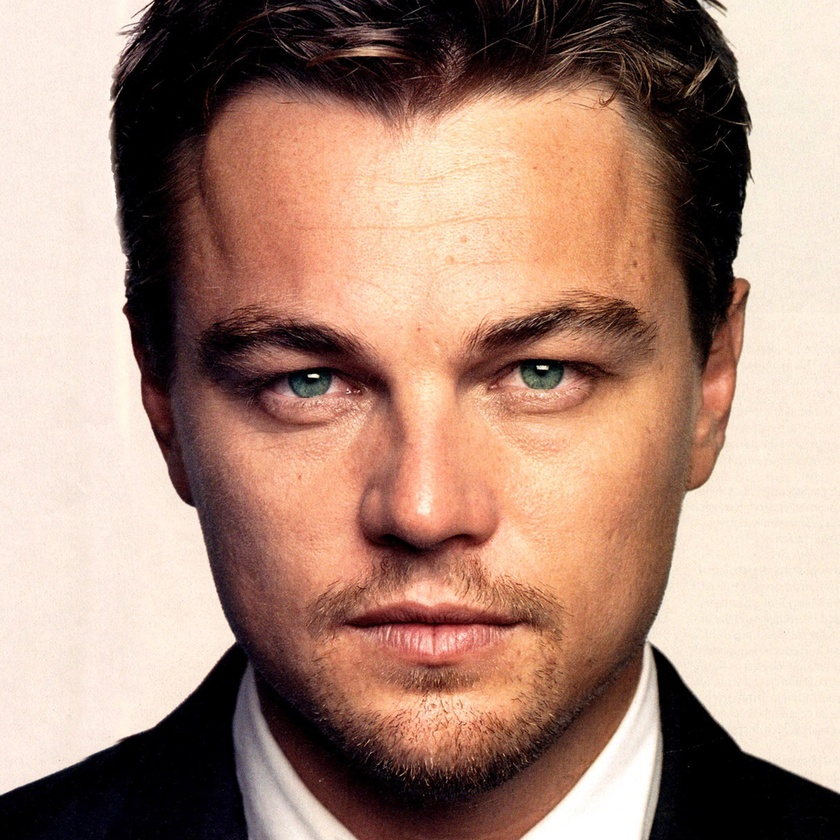
#> input picture test.jpg, 840 x 840 px, shrunk from 2448 x 2448 before the run
$ python opencv_haar_cascade_detection.py
#> lines starting #> are read from the running program, lines starting #| are printed output that depends on the picture; after the words box and inside, x2 and y2 are one past the last pixel; in counts of white or black regions, pixels touching at a corner belong together
import numpy as np
import cv2
import os
from matplotlib import pyplot as plt

face_cascade = cv2.CascadeClassifier('haarcascade_frontalface_default.xml')
eye_cascade = cv2.CascadeClassifier('haarcascade_eye.xml')

img = cv2.imread('test.jpg')
#> img is the input picture: shape (840, 840, 3); mean B, G, R 121.6, 137.2, 169.8
# img = cv2.imread('multiple_faces.jpg')
gray = cv2.cvtColor(img, cv2.COLOR_BGR2GRAY)
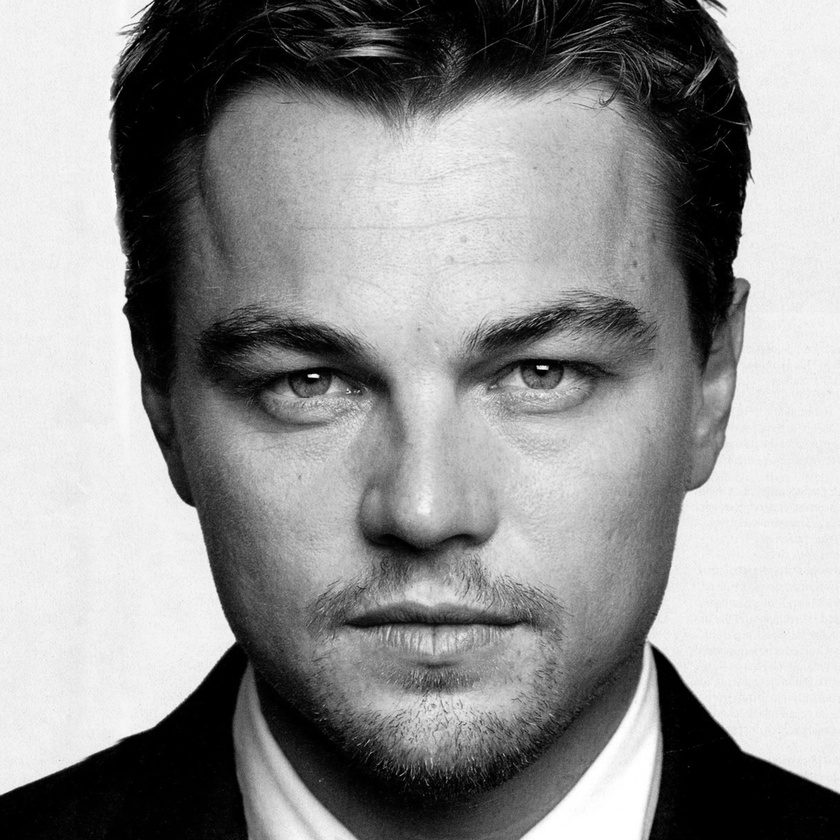
#> gray: shape (840, 840); min 0, max 255, mean 145.2
# http://stackoverflow.com/questions/30506126/open-cv-error-215-scn-3-scn-4-in-function-cvtcolor

faces = face_cascade.detectMultiScale(gray, 1.3, 5)
#> faces = [[122, 142, 615, 615]]
for (x,y,w,h) in faces:
	cv2.rectangle(img,(x,y),(x+w,y+h),(255,0,0),2)
	roi_gray = gray[y:y+h, x:x+w]
	roi_color = img[y:y+h, x:x+w]
	eyes = eye_cascade.detectMultiScale(roi_gray)
	for (ex,ey,ew,eh) in eyes:
		cv2.rectangle(roi_color,(ex,ey),(ex+ew,ey+eh),(0,255,0),2)
#> this loop made 1 pass
#> (x, y, w, h, eyes) on pass 1: (122, 142, 615, 615, [[106, 167, 154, 154], [351, 164, 136, 136]])
#> pass 1, `roi_gray = gray[y:y+h, x:x+w]`:
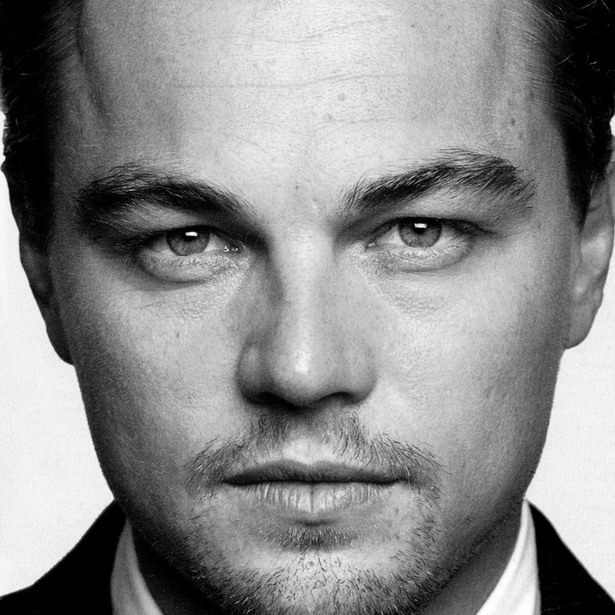
#> roi_gray: shape (615, 615); min 0, max 255, mean 138.5
#> pass 1, `roi_color = img[y:y+h, x:x+w]`:
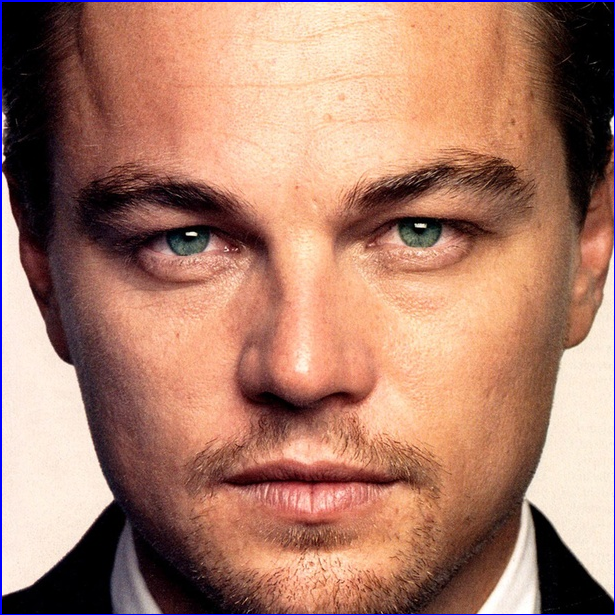
#> roi_color: shape (615, 615, 3); mean B, G, R 106.7, 125.5, 171.9
#> after the loop:
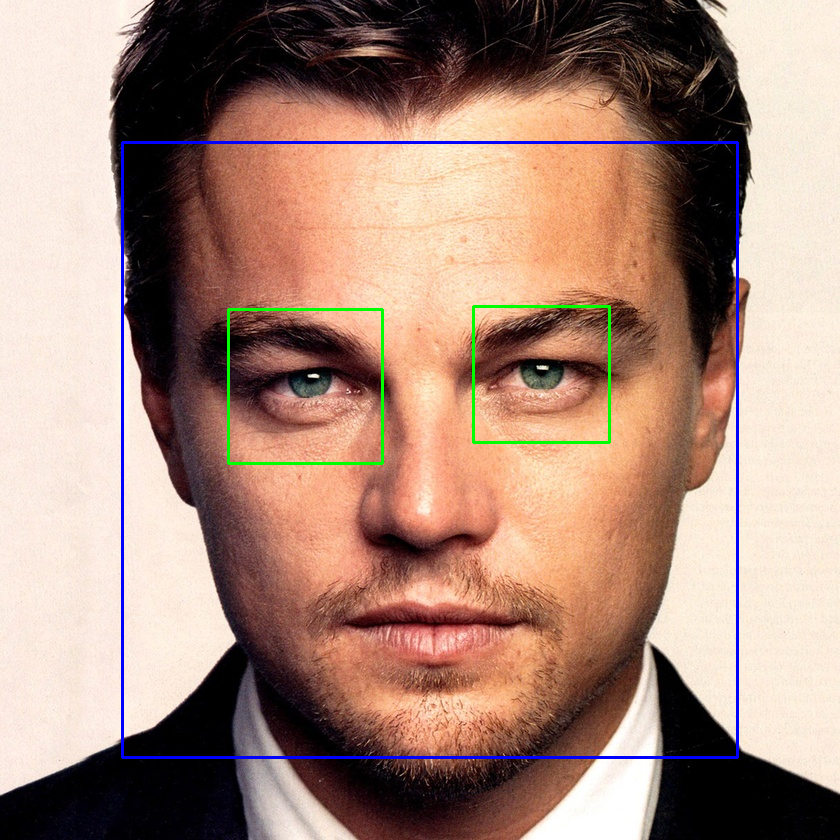
#> img: shape (840, 840, 3); 1.54% of pixels changed, all inside (x1, y1, x2, y2) = (121, 141, 739, 759)
#> after the loop:
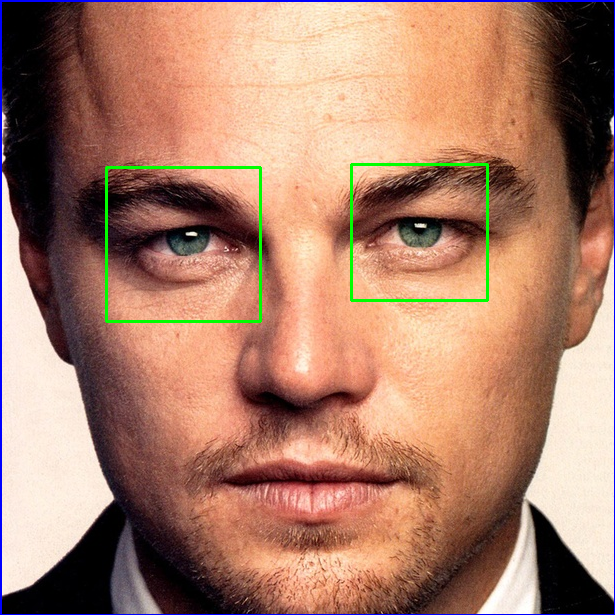
#> roi_color: shape (615, 615, 3); 0.92% of pixels changed, all inside (x1, y1, x2, y2) = (105, 163, 489, 323)

# cv2.imshow('img',img)
# cv2.waitKey(0)
# cv2.destroyAllWindows()
plt.imshow(img)
plt.show()

$ run again, with multiple_faces.JPG copied over test.jpg
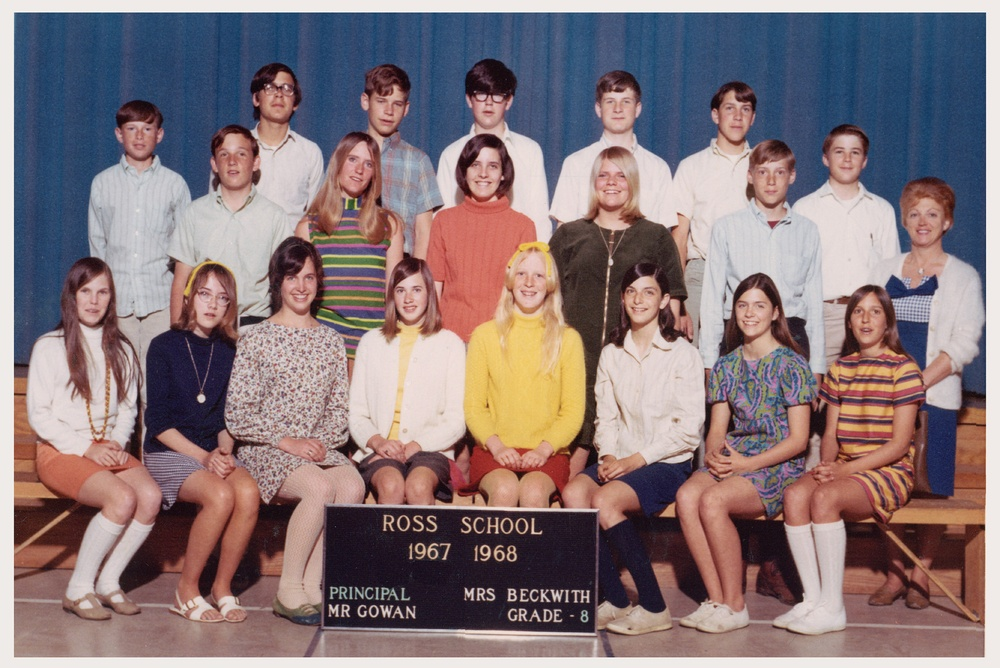
#> input picture multiple_faces.JPG, 1000 x 668 px, shrunk from 2400 x 1604 before the run
#> img is the input picture: shape (668, 1000, 3); mean B, G, R 121, 118, 134.7
#> `gray = cv2.cvtColor(img, cv2.COLOR_BGR2GRAY)`:
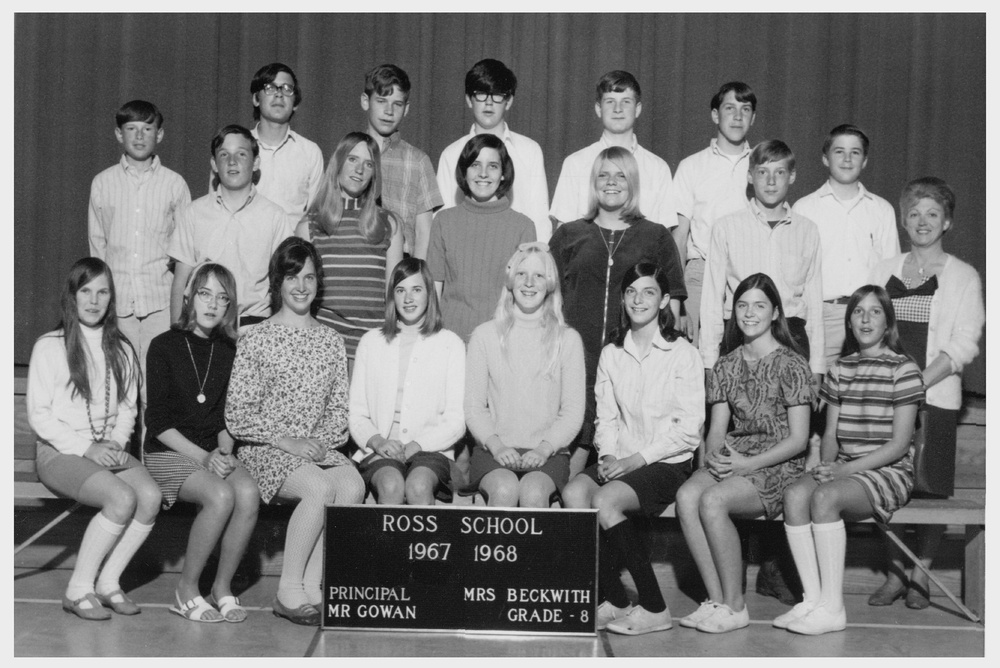
#> gray: shape (668, 1000); min 6, max 254, mean 123.3
#> faces = 13 rows, first 6: [461, 148, 46, 46], [387, 272, 46, 46], [617, 274, 47, 47], [71, 274, 46, 46], [730, 288, 45, 45], [844, 294, 47, 47]
#> the loop `for (x,y,w,h) in faces:` made 13 passes
#> after the loop `for (x,y,w,h) in faces:`:
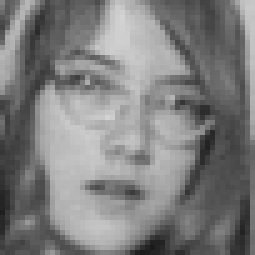
#> roi_gray: shape (51, 51) (shown 5 times larger); min 26, max 211, mean 126.7
